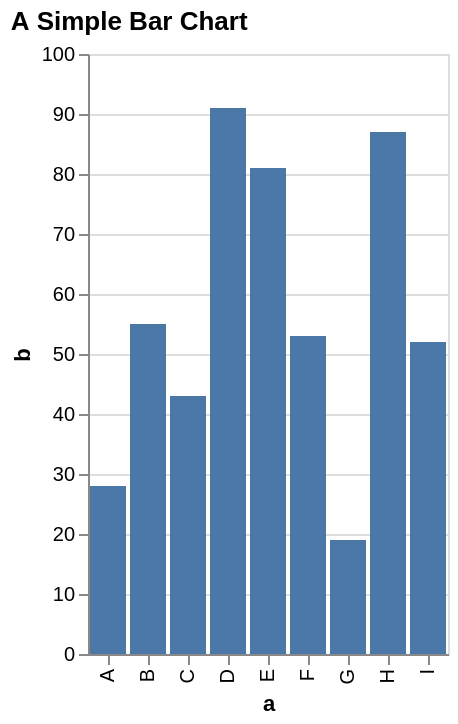

The Vega-Lite source for this figure:
### Vega-Lite specification from a JSON file in a GitHub repository (floating-point values rounded to 4 significant figures)
{"$schema": "https://vega.github.io/schema/vega-lite/v6.json", "title": {"text": "A Simple Bar Chart", "anchor": "start"}, "data": {"values": [{"a": "A", "b": 28}, {"a": "B", "b": 55}, {"a": "C", "b": 43}, {"a": "D", "b": 91}, {"a": "E", "b": 81}, {"a": "F", "b": 53}, {"a": "G", "b": 19}, {"a": "H", "b": 87}, {"a": "I", "b": 52}]}, "mark": "bar", "encoding": {"x": {"field": "a", "type": "nominal"}, "y": {"field": "b", "type": "quantitative"}}}
